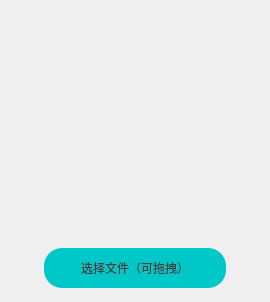
              <widget class="QWidget" name="stacked_blank">
               <property name="styleSheet">
                <string notr="true">#stacked_blank
{
border: 2px dashed gray;
}
</string>
               </property>
               <layout class="QGridLayout" name="gridLayout">
                <property name="leftMargin">
                 <number>2</number>
                </property>
                <property name="topMargin">
                 <number>2</number>
                </property>
                <property name="rightMargin">
                 <number>2</number>
                </property>
                <property name="bottomMargin">
                 <number>2</number>
                </property>
                <property name="spacing">
                 <number>0</number>
                </property>
                <item row="0" column="0">
                 <spacer name="verticalSpacer_4">
                  <property name="orientation">
                   <enum>Qt::Vertical</enum>
                  </property>
                  <property name="sizeHint" stdset="0">
                   <size>
                    <width>20</width>
                    <height>74</height>
                   </size>
                  </property>
                 </spacer>
                </item>
                <item row="1" column="0">
                 <widget class="QWidget" name="widget_center" native="true">
                  <property name="minimumSize">
                   <size>
                    <width>266</width>
                    <height>220</height>
                   </size>
                  </property>
                  <property name="maximumSize">
                   <size>
                    <width>266</width>
                    <height>280</height>
                   </size>
                  </property>
                  <layout class="QVBoxLayout" name="verticalLayout_46">
                   <property name="spacing">
                    <number>0</number>
                   </property>
                   <property name="leftMargin">
                    <number>2</number>
                   </property>
                   <property name="topMargin">
                    <number>2</number>
                   </property>
                   <property name="rightMargin">
                    <number>2</number>
                   </property>
                   <property name="bottomMargin">
                    <number>2</number>
                   </property>
                   <item>
                    <layout class="QVBoxLayout" name="verticalLayout_45" stretch="8,2">
                     <property name="spacing">
                      <number>20</number>
                     </property>
                     <item>
                      <widget class="QLabel" name="label_upicon">
                       <property name="minimumSize">
                        <size>
                         <width>260</width>
                         <height>150</height>
                        </size>
                       </property>
                       <property name="maximumSize">
                        <size>
                         <width>260</width>
                         <height>180</height>
                        </size>
                       </property>
                       <property name="styleSheet">
                        <string notr="true">#label_upicon
{
border-image: url(:/images/creator/file_upload.png);
}

#label_upicon:hover
{
border-image: url(:/images/creator/file_upload_hover.png);
}</string>
                       </property>
                       <property name="text">
                        <string/>
                       </property>
                      </widget>
                     </item>
                     <item>
                      <layout class="QHBoxLayout" name="horizontalLayout_32">
                       <item>
                        <spacer name="horizontalSpacer_26">
                         <property name="orientation">
                          <enum>Qt::Horizontal</enum>
                         </property>
                         <property name="sizeHint" stdset="0">
                          <size>
                           <width>40</width>
                           <height>20</height>
                          </size>
                         </property>
                        </spacer>
                       </item>
                       <item>
                        <widget class="QPushButton" name="pushButton_openfile">
                         <property name="sizePolicy">
                          <sizepolicy hsizetype="Minimum" vsizetype="Fixed">
                           <horstretch>88</horstretch>
                           <verstretch>40</verstretch>
                          </sizepolicy>
                         </property>
                         <property name="minimumSize">
                          <size>
                           <width>150</width>
                           <height>40</height>
                          </size>
                         </property>
                         <property name="styleSheet">
                          <string notr="true">QPushButton
{
color: #3e3e3f;
border-radius: 18px;
background-color: #00c8c8;
font-size:12px;
font-weight: 400;
}

QPushButton:hover
{
color: #f4de3d;
}</string>
                         </property>
                         <property name="text">
                          <string>选择文件（可拖拽）</string>
                         </property>
                        </widget>
                       </item>
                       <item>
                        <spacer name="horizontalSpacer_27">
                         <property name="orientation">
                          <enum>Qt::Horizontal</enum>
                         </property>
                         <property name="sizeHint" stdset="0">
                          <size>
                           <width>40</width>
                           <height>20</height>
                          </size>
                         </property>
                        </spacer>
                       </item>
                      </layout>
                     </item>
                    </layout>
                   </item>
                   <item>
                    <spacer name="verticalSpacer_5">
                     <property name="orientation">
                      <enum>Qt::Vertical</enum>
                     </property>
                     <property name="sizeType">
                      <enum>QSizePolicy::Fixed</enum>
                     </property>
                     <property name="sizeHint" stdset="0">
                      <size>
                       <width>20</width>
                       <height>10</height>
                      </size>
                     </property>
                    </spacer>
                   </item>
                  </layout>
                 </widget>
                </item>
               </layout>
              </widget>
